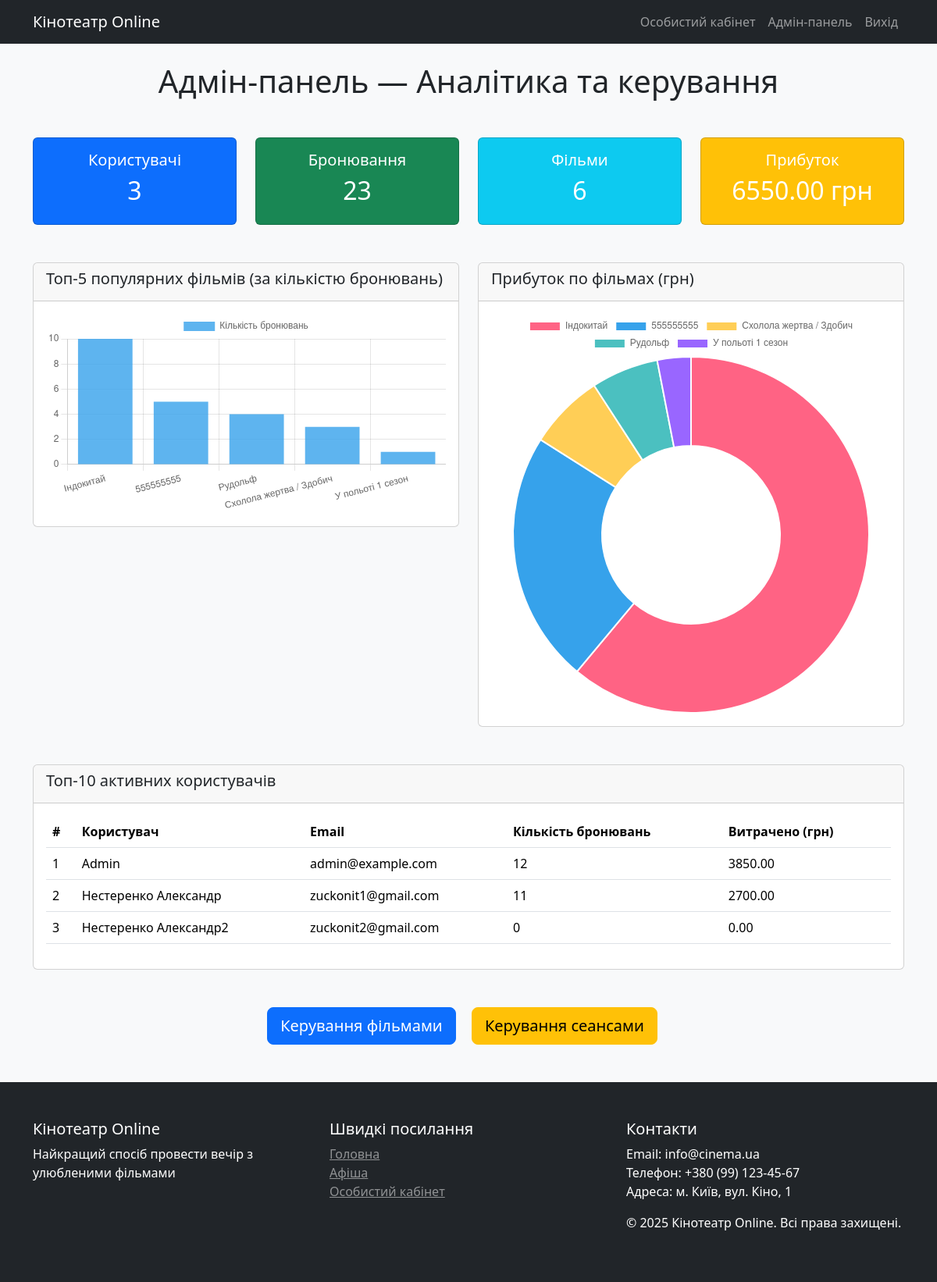
Page /admin (signed in) on the earlier database version.
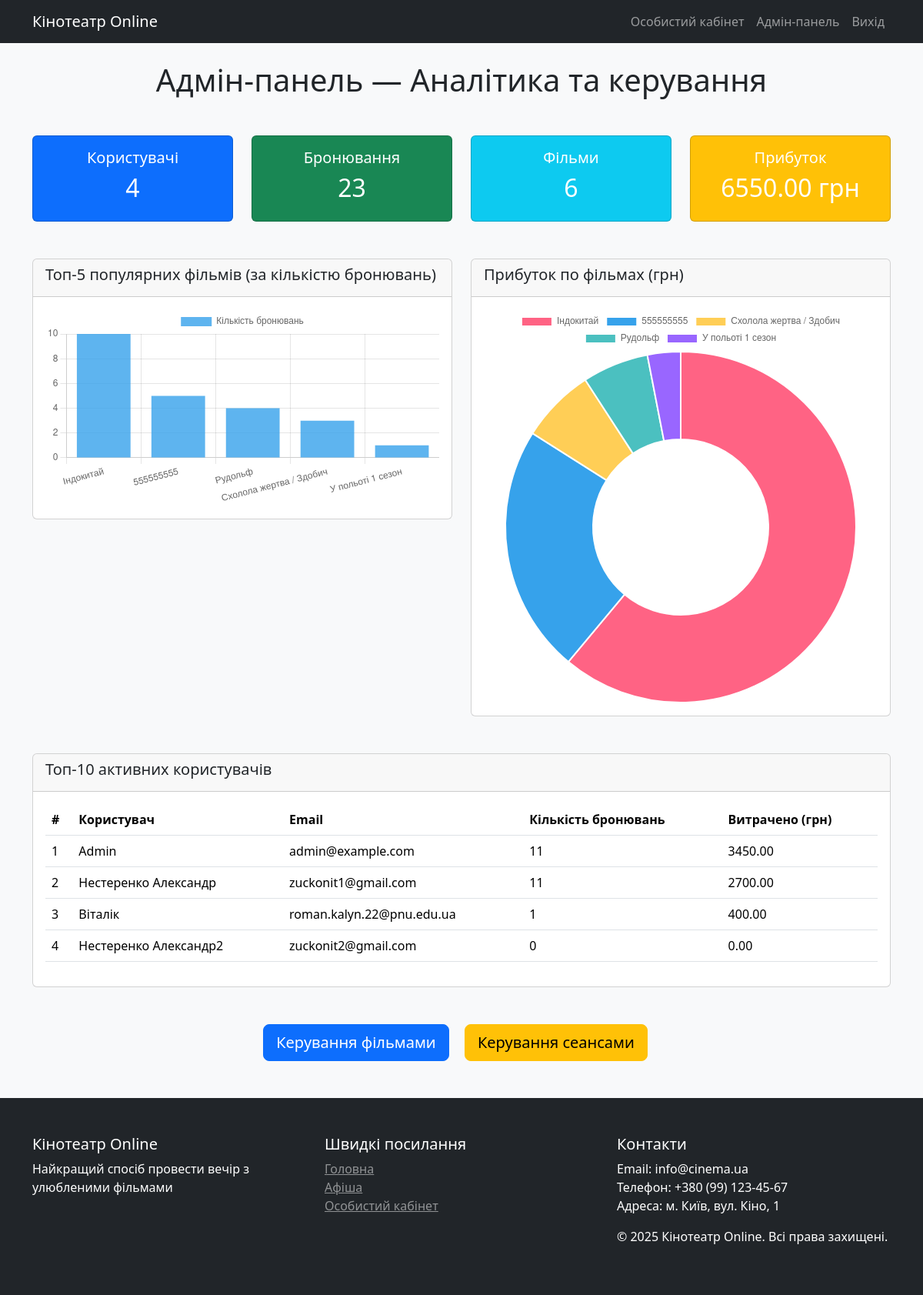
Same page on the later database version.
### app.py (models this page shows)
class User(UserMixin, db.Model):
    id = db.Column(db.Integer, primary_key=True)
    email = db.Column(db.String(100), unique=True)
    password = db.Column(db.String(100))
    name = db.Column(db.String(100))
    is_admin = db.Column(db.Boolean, default=False)

### app.py (the view)
@app.route('/admin')
@login_required
def admin_dashboard():
    if not current_user.is_admin:
        return redirect(url_for('index'))
    total_users = User.query.count()
    total_bookings = Booking.query.count()
    total_films = Film.query.count()
    total_revenue = db.session.query(func.sum(Session.price)).join(Seat).join(Booking).scalar() or 0
    popular_films = db.session.query(
        Film.title, func.count(Booking.id).label('count')
    ).join(Session).join(Seat).join(Booking)\
     .group_by(Film.id).order_by(func.count(Booking.id).desc()).limit(5).all()
    popular_labels = [f[0] for f in popular_films]
    popular_data = [f[1] for f in popular_films]
    revenue_films = db.session.query(
        Film.title, func.sum(Session.price).label('revenue')
    ).join(Session).join(Seat).join(Booking)\
     .group_by(Film.id).order_by(func.sum(Session.price).desc()).limit(5).all()
    revenue_labels = [f[0] for f in revenue_films]
    revenue_data = [float(f[1] or 0) for f in revenue_films]
    top_users = db.session.query(
        User, func.count(Booking.id).label('booking_count'),
        func.sum(Session.price).label('spent')
    ).outerjoin(Booking).outerjoin(Seat).outerjoin(Session)\
     .group_by(User.id).order_by(func.count(Booking.id).desc()).limit(10).all()
    stats = {
        'total_users': total_users,
        'total_bookings': total_bookings,
        'total_films': total_films,
        'total_revenue': total_revenue,
        'popular_films': {'labels': popular_labels, 'data': popular_data},
        'revenue_films': {'labels': revenue_labels, 'data': revenue_data},
        'top_users': [{'name': u.name, 'email': u.email, 'booking_count': bc, 'spent': float(spent or 0)}
                      for u, bc, spent in top_users]
    }
    return render_template('admin/dashboard.html', stats=stats)

### app.py (called while the page is built)
@login_manager.user_loader
def load_user(user_id):
    return User.query.get(int(user_id))

### templates/admin/dashboard.html (shortened to what this page needs)
{% extends "base.html" %}
{% block content %}
<h1 class="text-center mb-5">Адмін-панель — Аналітика та керування</h1>
<div class="row text-center mb-5">
    <div class="col-md-3">
        <div class="card text-white bg-primary">
            <div class="card-body">
                <h5>Користувачі</h5>
                <h2>{{ stats.total_users }}</h2>
            </div>
        </div>
    </div>
    <div class="col-md-3">
        <div class="card text-white bg-success">
            <div class="card-body">
                <h5>Бронювання</h5>
                <h2>{{ stats.total_bookings }}</h2>
            </div>
        </div>
    </div>
    <div class="col-md-3">
        <div class="card text-white bg-info">
            <div class="card-body">
                <h5>Фільми</h5>
                <h2>{{ stats.total_films }}</h2>
            </div>
        </div>
    </div>
    <div class="col-md-3">
        <div class="card text-white bg-warning">
            <div class="card-body">
                <h5>Прибуток</h5>
                <h2>{{ "%.2f"|format(stats.total_revenue) }} грн</h2>
            </div>
        </div>
    </div>
</div>
<div class="row mb-5">
    <div class="col-md-6">
        <div class="card">
            <div class="card-header">
                <h5>Топ-5 популярних фільмів (за кількістю бронювань)</h5>
            </div>
            <div class="card-body">
                <canvas id="popularFilmsChart"></canvas>
            </div>
        </div>
    </div>
    <div class="col-md-6">
        <div class="card">
            <div class="card-header">
                <h5>Прибуток по фільмах (грн)</h5>
            </div>
            <div class="card-body">
                <canvas id="revenueChart"></canvas>
            </div>
        </div>
    </div>
</div>
<div class="card mb-5">
    <div class="card-header">
        <h5>Топ-10 активних користувачів</h5>
    </div>
    <div class="card-body">
        <table class="table table-hover">
            <thead>
                <tr>
                    <th>#</th>
                    <th>Користувач</th>
                    <th>Email</th>
                    <th>Кількість бронювань</th>
                    <th>Витрачено (грн)</th>
                </tr>
            </thead>
            <tbody>
                {% for user in stats.top_users %}
                <tr>
                    <td>{{ loop.index }}</td>
                    <td>{{ user.name }}</td>
                    <td>{{ user.email }}</td>
                    <td>{{ user.booking_count }}</td>
                    <td>{{ "%.2f"|format(user.spent) }}</td>
                </tr>
                {% endfor %}
            </tbody>
        </table>
    </div>
</div>
<div class="text-center">
    <a href="{{ url_for('admin_films') }}" class="btn btn-lg btn-primary me-3">Керування фільмами</a>
    <a href="{{ url_for('admin_sessions') }}" class="btn btn-lg btn-warning me-3">Керування сеансами</a>
</div>
<script>
    // Популярність фільмів
    new Chart(document.getElementById('popularFilmsChart'), {
        type: 'bar',
        data: {
            labels: {{ stats.popular_films.labels|tojson }},
            datasets: [{
                label: 'Кількість бронювань',
                data: {{ stats.popular_films.data|tojson }},
                backgroundColor: 'rgba(54, 162, 235, 0.8)'
            }]
        },
        options: { scales: { y: { beginAtZero: true } } }
    });
    // Прибуток по фільмах
    new Chart(document.getElementById('revenueChart'), {
        type: 'doughnut',
        data: {
            labels: {{ stats.revenue_films.labels|tojson }},
            datasets: [{
                data: {{ stats.revenue_films.data|tojson }},
                backgroundColor: [
                    '#FF6384', '#36A2EB', '#FFCE56', '#4BC0C0', '#9966FF'
                ]
            }]
        }
    });
</script>
{% endblock %}

### templates/base.html (shortened to what this page needs)
<!DOCTYPE html>
<html lang="uk">
<head>
    <link href="https://cdn.jsdelivr.net/npm/bootstrap@5.3.3/dist/css/bootstrap.min.css" rel="stylesheet">
</head>
<body>
    <nav class="navbar navbar-expand-lg navbar-dark bg-dark">
        <div class="container">
            <a class="navbar-brand" href="{{ url_for('index') }}">Кінотеатр Online</a>
            <div class="collapse navbar-collapse" id="navbarNav">
                <ul class="navbar-nav ms-auto">
                    {% if current_user.is_authenticated %}
                        <li class="nav-item"><a class="nav-link" href="{{ url_for('profile') }}">Особистий кабінет</a></li>
                        {% if current_user.is_admin %}
                            <li class="nav-item"><a class="nav-link" href="{{ url_for('admin_dashboard') }}">Адмін-панель</a></li>
                        {% endif %}
                        <li class="nav-item"><a class="nav-link" href="{{ url_for('logout') }}">Вихід</a></li>
                    {% else %}
                        <li class="nav-item"><a class="nav-link" href="{{ url_for('login') }}">Вхід</a></li>
                        <li class="nav-item"><a class="nav-link" href="{{ url_for('register') }}">Реєстрація</a></li>
                    {% endif %}
                </ul>
            </div>
        </div>
    </nav>
    <div class="container mt-4">
        {% block content %}{% endblock %}
    </div>
    <footer class="bg-dark text-white mt-5 py-5">
        <div class="container">
            <div class="row">
                <div class="col-md-4">
                    <h5>Кінотеатр Online</h5>
                    <p>Найкращий спосіб провести вечір з улюбленими фільмами</p>
                </div>
                <div class="col-md-4">
                    <h5>Швидкі посилання</h5>
                    <ul class="list-unstyled">
                        <li><a href="{{ url_for('index') }}" class="text-white-50">Головна</a></li>
                        <li><a href="{{ url_for('films') }}" class="text-white-50">Афіша</a></li>
                        {% if current_user.is_authenticated %}
                        <li><a href="{{ url_for('profile') }}" class="text-white-50">Особистий кабінет</a></li>
                        {% endif %}
                    </ul>
                </div>
                <div class="col-md-4">
                    <h5>Контакти</h5>
                    <p>Email: info@cinema.ua<br>Телефон: +380 (99) 123-45-67<br>Адреса: м. Київ, вул. Кіно, 1</p>
                    <p class="mt-3">&copy; 2025 Кінотеатр Online. Всі права захищені.</p>
                </div>
            </div>
        </div>
    </footer>
</body>
</html>

### templates/base.html (style rules this page uses)
body { background-color: #f8f9fa; }

Differences in the rows shown:
computed for User "Admin": booking_count "12" → "11"; spent "3850.00" → "3450.00"
added User: name "Віталік", email "roman.kalyn.22@pnu.edu.ua", booking_count "1", spent "400.00"
Other differences:
{{ stats.total_users }}: "3" → "4"
